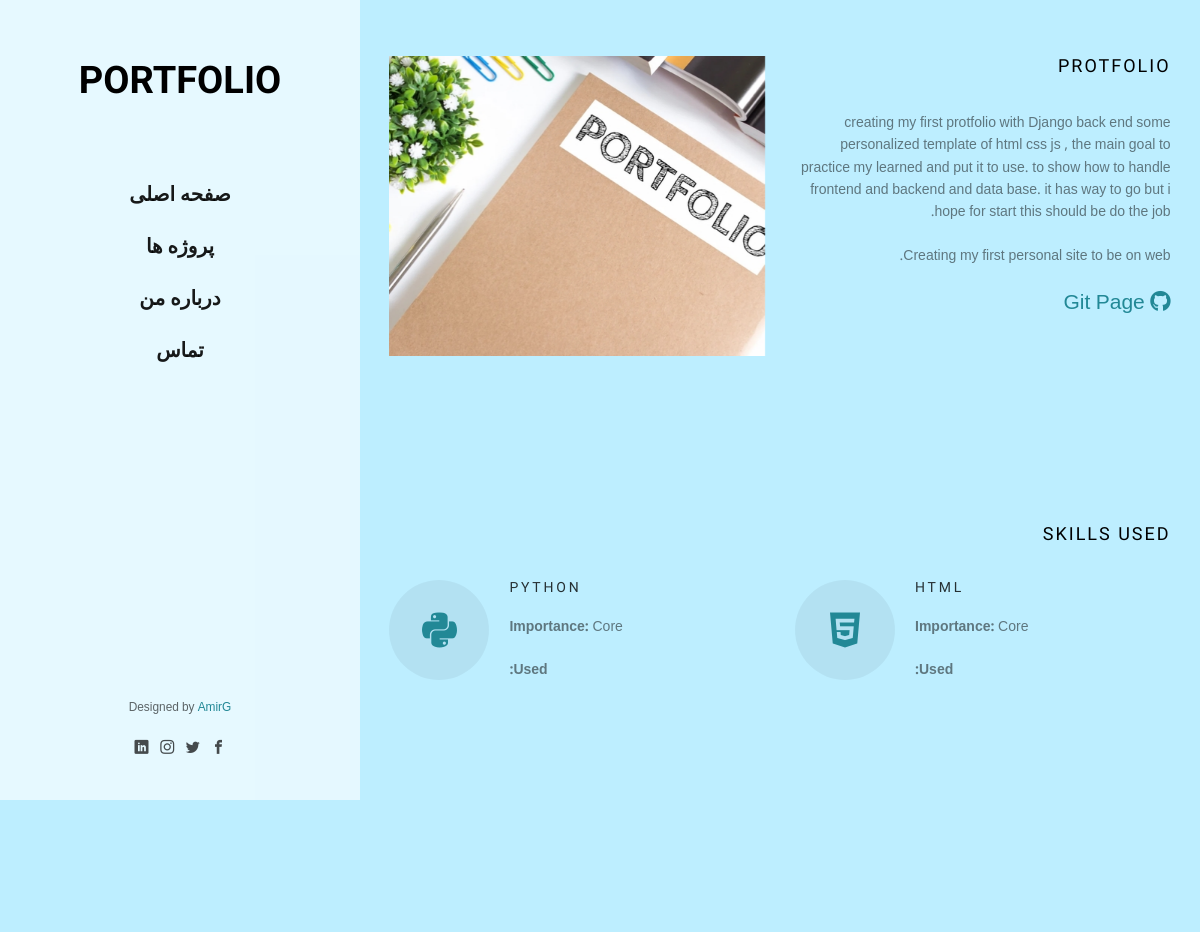
The page /fa/projects/1/ on the database its author committed.
### protfolio/models.py (models this page shows, shortened)
class Project(models.Model):
    title = models.CharField(max_length=200)
    slug = models.SlugField(max_length=200, unique=True)
    description = models.TextField()
    detailed_description = models.TextField(blank=True)
    description_fa = models.TextField(null=True)
    detailed_description_fa = models.TextField(blank=True,null=True)
    image = ProcessedImageField(
        upload_to='protfolio/static/protfolio/images/projects',
        processors=[ResizeToFill(500, 400)],
        format='JPEG',
        options={'quality': 100},
        blank=True
    )
    thumbnail = ProcessedImageField(
        upload_to='protfolio/static/protfolio/images/projects/thumbnails',
        processors=[ResizeToFill(400, 300)],
        format='JPEG',
        options={'quality': 80},
        blank=True
    )
    github_url = models.URLField(blank=True)
    live_url = models.URLField(blank=True)
    skills_used = models.ManyToManyField(Skill, through='ProjectSkill')
    featured = models.BooleanField(default=False)
    start_date = models.DateField()
    end_date = models.DateField(null=True, blank=True)
    client = models.CharField(max_length=100, blank=True)
    project_type = models.CharField(max_length=20, choices=[
        ('personal', 'Personal Project'),
        ('client', 'Client Work'),
        ('open-source', 'Open Source')
    ], default='personal')
    def image_basename(self):
        if self.image:
            return str(self.image)[len('protfolio/static/protfolio/images/projects')+1:]
        return ""
    class Meta:
        ordering = ['-start_date']

class ProjectSkill(models.Model):
    project = models.ForeignKey('Project', on_delete=models.CASCADE)
    skill = models.ForeignKey('Skill', on_delete=models.CASCADE)
    importance = models.PositiveIntegerField(
        default=5,
        choices=[(1, 'Basic'), (3, 'Medium'), (5, 'Core')]
    )
    usage_description = models.CharField(max_length=200, blank=True)
    class Meta:
        unique_together = [['project', 'skill']]

class Skill(models.Model):
    name = models.CharField(max_length=50, unique=True)
    proficiency = models.PositiveIntegerField(
        default=70,
        validators=[MinValueValidator(0), MaxValueValidator(100)]
    )
    category = models.CharField(max_length=20, choices=[
        ('webdev', 'WebDev'),
        ('ai', 'AI'),
        ('devops', 'DevOps'),
        ('design', 'Design'),
        ('language', 'Language'),
        ('all', "All"),
    ])
    icon = models.CharField(
        max_length=50,
        blank=True,
        help_text="Font Awesome icon class (e.g. fa-python)"
    )
    years_experience = models.DecimalField(
        max_digits=3,
        decimal_places=1,
        default=1.0
    )
    showcase = models.BooleanField(
        default=True,
        help_text="Display on skills section"
    )
    class Meta:
        ordering = ['-proficiency', 'name']

### protfolio/views.py (the view)
# urls.py: path('projects/<int:project_id>/', views.project_detail, name='project_detail'),
def project_detail(request, project_id):
    try:
        project = Project.objects.get(pk=project_id)
    except Project.DoesNotExist:
        return HttpResponse("Project not found", status=404)
    context = {
        'project': project,
        'project_skills': ProjectSkill.objects.filter(project=project).select_related('skill'),
    }
    return render(request, 'protfolio/project_detail.html', context)

### protfolio/templates/protfolio/project_detail.html (shortened to what this page needs)
 {% load static %}
 {% include 'protfolio/includes/head.html'%}
			<div class="fh5co-narrow-content">
				<div class="row row-bottom-padded-md">
					<div class="col-md-6 animate-box" data-animate-effect="fadeInLeft">
						<img class="img-responsive " src="{%static '/protfolio/images/projects/'%}{{project.image_basename}}" alt="Free HTML5 Bootstrap Template by FreeHTML5.co">
					</div>
					<div class="col-md-6 animate-box" data-animate-effect="fadeInLeft">
						<h2 class="fh5co-heading">{{project.title}}</h2>
						<p>{{project.description}}</p>
						<p>{{project.detailed_description}}</p>
						<p>
							{% if project.github_url %}
							<a href="{{project.github_url}}" class="lead"><i class="fa-brands fa-github"></i>   Git Page</a>
							{% endif %}
						</p>
					</div>
				</div>
			</div>
			<div class="fh5co-narrow-content">
					<h2 class="fh5co-heading animate-box" data-animate-effect="fadeInLeft">Skills Used</h2>
					<div class="row">
						{% for project_skill in project_skills %}
						<div class="col-md-6">
							<div class="fh5co-feature animate-box" data-animate-effect="fadeInLeft">
								<div class="fh5co-icon">
									<i class="{{project_skill.skill.icon}}"></i>
								</div>
								<div class="fh5co-text">
									<h3>{{project_skill.skill.name}}</h3>
									<p><strong>Importance:</strong> {{project_skill.get_importance_display}}</p>
									<p><strong>Used:</strong> {{project_skill.usage_description}}</p>
								</div>
							</div>
						</div>
						{% endfor %}
					</div>
				</div>
		</div>
	</div>
{% include 'protfolio/includes/footer.html'%}

### protfolio/static/protfolio/css/style.css (style rules this page uses)
body { font-family: "Roboto", Arial, sans-serif; font-weight: 300; font-size: 14px; line-height: 1.6; color: rgba(0, 0, 0, 0.5); background: rgb(189, 238, 255); }
html[lang="fa"] body { font-family: "Noto Sans Arabic", sans-serif; font-weight: 300; font-size: 14px; line-height: 1.6; color: rgba(0, 0, 0, 0.5); background: rgb(189, 238, 255); }
a { color: #228896; -webkit-transition: 0.5s; -o-transition: 0.5s; transition: 0.5s; }
p { margin-bottom: 1.5em; }
h1, h2, h3, h4, h5, h6 { color: #000; font-family: "Roboto", Arial, sans-serif; font-weight: 400; margin: 0 0 30px 0; }
html[lang="fa"] h1, h2, h3, h4, h5, h6 { font-family: "Cairo", sans-serif; font-weight: 400; margin: 0 0 30px 0; }
#fh5co-main .fh5co-narrow-content { position: relative; width: 93%; margin: 0 auto; padding: 4em 0; clear: both; }
.fh5co-feature { text-align: left; width: 100%; float: left; margin-bottom: 40px; position: relative; }
.fh5co-feature .fh5co-icon { position: absolute; top: 0; left: 0; width: 100px; height: 100px; display: table; text-align: center; background: rgba(0, 0, 0, 0.05); -webkit-border-radius: 50%; -moz-border-radius: 50%; -ms-border-radius: 50%; border-radius: 50%; }
.fh5co-feature .fh5co-icon i { display: table-cell; vertical-align: middle; color: #228896; font-size: 40px; height: 100px; }
@media screen and (max-width: 1200px) { .fh5co-feature .fh5co-icon i { font-size: 40px; } }
.fh5co-feature .fh5co-text { padding-left: 120px; width: 100%; }
.fh5co-feature .fh5co-text h2, .fh5co-feature .fh5co-text h3 { margin: 0; padding: 0; }
.fh5co-feature .fh5co-text h3 { font-weight: 500; margin-bottom: 20px; color: rgba(0, 0, 0, 0.8); font-size: 14px; letter-spacing: 0.2em; text-transform: uppercase; }
.fh5co-heading { font-size: 18px; margin-bottom: 2em; font-weight: 500; text-transform: uppercase; letter-spacing: 2px; }
.row-bottom-padded-md { padding-bottom: 4em; }
.js .animate-box { opacity: 0; }
html[lang="fa"] { color: red; }

### rows shown on the page
Project: image_basename (picture), title "PROTFOLIO", description "creating my first protfolio with Django back end some personalized template of html css js , the main goal to practice my learned and put it to use. to show how to handle frontend and backend and data base. it has way to go but i hope for start this should be do the job.", detailed_description "Creating my first personal site to be on web."
ProjectSkill: skill.name "PYTHON", importance "Core"
ProjectSkill: skill.name "HTML", importance "Core"
